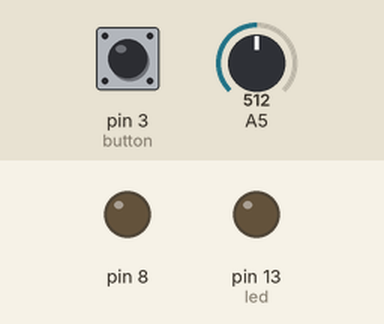
A sketch run on a simulated Arduino Uno, built with avr-gcc and run on an emulated ATmega328P. Parts: output pins drawn as LEDs (lit = HIGH). The test bench sets the inputs (shaded band); at power-on: pin 3 (button) HIGH, A5 = 512.

Above: at 1.2 s.
1.3 s: pin 3 (button) pulled LOW for 0.15 s
At 3.79 s:
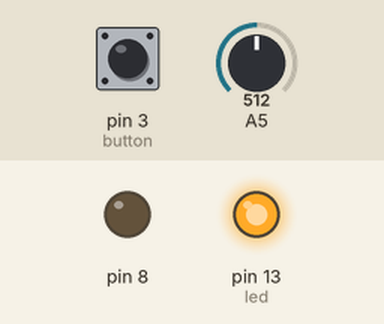
4.4 s: A5 set to 716
7.4 s: pin 3 (button) pulled LOW for 1 s
At 7.9 s:
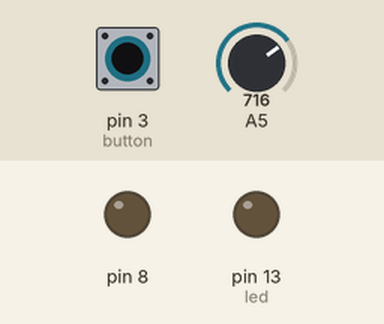
9.9 s: pin 3 (button) pulled LOW for 3.2 s
At 15.39 s:
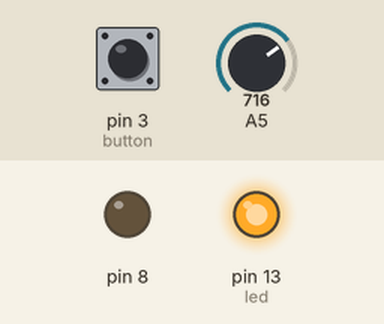
Timing chart, 0 to 16.9 s (numbered marks = the images above; inputs shaded):
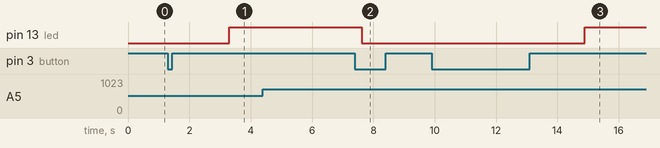

The sketch:

TimbermanDotIno.ino
```cpp
#include "GameActions.h"

#define button  3   /* Push button input pin */
#define ldr     A5  /* LDR input pin */
#define led     13  /* LED output pin */
#define e1      12  /* Left electrode output pin */
#define e2      8   /* Right electrode output pin */

GameActions ga(ldr, e1, e2, 2);

void setup() {
  // put your setup code here, to run once:
  Serial.begin(115200);

  pinMode(button, INPUT_PULLUP);

  pinMode(led, OUTPUT);
  digitalWrite(led, LOW);
}

void loop() {
  if(!digitalRead(button)){
    ga.initGame(2000);

    digitalWrite(led, HIGH);

    ga.setLevel();

    while(digitalRead(button)) ga.processGame(220);

    digitalWrite(led, LOW);

    ga.endGame(1000);
  }

  ga.deactElec(e1);
  ga.deactElec(e2);
}
```

GameActions.cpp
```cpp
#include "Arduino.h"
#include "GameActions.h"

/*
    Constructor
    @param pin: Sensor input pin
    @param el: Left electrode pin
    @param er: Right electrode pin
    @param offset: Position of the sensor (Character's position: 0, above position: 1 ...)
*/
GameActions::GameActions(int pin, int el, int er, int offset){
  sensor_pin = pin;
  el_right = er;
  el_left = el;
  h_offset = offset;
}

/*
    Initialize the game
    @param t: Delay time
*/
void GameActions::initGame(int t){
  fifo = create_fifo();
  presence_counter = 0;

  delay(t);
}

/*
    Read the sensor
    @param pin: Sensor input pin
    @return Sensor read value
*/
int GameActions::readSensor(int pin){
  return analogRead(pin);
}

/*
    Set the level type
    @return Level type
*/
int GameActions::setLevel(){
  int read_sensor = readSensor(sensor_pin);
  if(read_sensor < (morning[MIN] + 10)) lvl = MORNING;
  else if(read_sensor < (afternoon[MIN] + 10)) lvl = AFTERNOON;
  else if(read_sensor < (snow[MIN] + 10)) lvl = SNOW;
  else if(read_sensor < (night[MIN] + 10)) lvl = NIGHT;

  return lvl;
}

/*
    Trigger the electrode
    @param pin: Electrode pin
    @param t: Delay time
*/
void GameActions::triggElec(int pin, int t){
  pinMode(pin, OUTPUT);
  digitalWrite(pin, LOW);
  delay(t);
  pinMode(pin, INPUT);
}

/*
    Deactivate the electrode output (set it as input)
    @param pin: Electrode pin
*/
void GameActions::deactElec(int pin){
  pinMode(pin, INPUT);
}

/*
    Check the presence of a branch
    @param val: Amount of light
    @return Presence or not (1: presence, 0: no presence)
*/
int GameActions::checkPresence(int val){
  if(lvl == MORNING){
    if(val >= morning[CENTER]) return 1;
    else return 0;
  }
  else if(lvl == AFTERNOON){
    if(val >= afternoon[CENTER]) return 1;
    else return 0;
  }
  else if(lvl == NIGHT){
    if(val >= night[CENTER]) return 1;
    else return 0;
  }
  else if(lvl == SNOW){
    if(val >= snow[CENTER]) return 1;
    else return 0;
  }
}

/*
    Process the game
    @param t: Delay time
*/
void GameActions::processGame(int t){
  int light = readSensor(sensor_pin);

  int presence = checkPresence(light);

  put_fifo(fifo, presence, h_offset);

  stat_t s = read_fifo(fifo);

  if(s.height == 1){
    if(s.presence == 1){
      presence_counter = 1;
      triggElec(el_right, TRIGG_TIME);
    }else{
      if(presence_counter == 1){
        presence_counter = 0;
        triggElec(el_right, TRIGG_TIME);
      }else{
        triggElec(el_left, TRIGG_TIME);
      }
    }

    delete_first_fifo(fifo);
  }else{
    triggElec(el_left, TRIGG_TIME);
  }

  dec_height_fifo(fifo);

  delay(t);
}

/*
    End the game
    @param t: Delay time
    @return Sensor read valu
*/
void GameActions::endGame(int t){
  delete_fifo(fifo);

  delay(t);
}
```

GameActions.h
```cpp
#ifndef ACTIONS_H
#define ACTIONS_H

extern "C"{
  #include "fifo.h"
}

#define TRIGG_TIME 20 /* Amount of time to activate the electrode */

/* Level type */
enum lvlType {
  MORNING = 0,
  AFTERNOON,
  NIGHT,
  SNOW
};

/* Light range */
enum lightRange {
  MIN = 0,
  CENTER,
  MAX
};

/* Light range of each level (MIN, CENTER, MAX) */
const int night[3]      = {700, 730, 800};
const int snow[3]       = {515, 590, 661};
const int afternoon[3]  = {450, 520, 700};
const int morning[3]    = {432, 500, 650};

class GameActions{
public:
  GameActions(int pin, int er, int el, int offset); /* Constructor */
  void initGame(int t); /* Initialize the game */
  int readSensor(int pin); /* Read the sensor */
  int setLevel(); /* Set the level type */
  void triggElec(int pin, int t); /* Trigger the electrode */
  void deactElec(int pin); /* Deactivate the electrode output */
  int checkPresence(int val); /* Check the presence of a branch */
  void processGame(int t); /* Process the game */
  void endGame(int t); /* End the game */

private:
  int sensor_pin;
  int lvl;
  int presence_counter;
  int el_right;
  int el_left;
  int h_offset;
  fifo_t* fifo;
};

#endif
```

fifo.c
```cpp
#include "fifo.h"

/* Create a new  fifo buffer */
fifo_t* create_fifo(){
    fifo_t* fifo = (fifo_t*) malloc(sizeof(fifo_t));
    fifo->first = NULL;

    return fifo;
}

/* Put a new node into the fifo buffer */
void put_fifo(fifo_t* fifo, int pres, int h){
    node_t* new_node = (node_t*) malloc(sizeof(node_t));
    new_node->next = NULL;
    new_node->stat.presence = pres;
    new_node->stat.height = h;

    if(fifo->first == NULL) fifo->first = new_node;
    else{
        node_t* temp = fifo->first;

        while(temp->next != NULL) temp = temp->next;

        temp->next = new_node;
    }

    return;
}

/* Read the first node's status of the fifo buffer */
stat_t read_fifo(fifo_t* fifo){
    if(fifo->first == NULL){
        stat_t temp;
        temp.presence = -1;
        temp.height = -1;
        return temp;
    };

    return fifo->first->stat;
}

/* Decrease the parameter "height" of all nodes of the fifo buffer */
int dec_height_fifo(fifo_t* fifo){
    if(fifo->first == NULL) return 0;

    node_t* temp = fifo->first;

    while(temp != NULL){
        if((temp->stat.height) > 0) (temp->stat.height)--;
        temp = temp->next;
    }

    return 1;
}

/* Delete the first node of the fifo buffer */
int delete_first_fifo(fifo_t* fifo){
    if(fifo->first == NULL) return 0;

    node_t* to_be_del = fifo->first;

    fifo->first = fifo->first->next;

    free(to_be_del);

    return 1;
}

/* Delete the entire fifo buffer */
void delete_fifo(fifo_t* fifo){
    node_t* temp = fifo->first;
    node_t* to_be_del;

    while(temp != NULL){
        to_be_del = temp;
        temp = temp->next;
        free(to_be_del);
    }

    free(fifo);
}
```

fifo.h
```cpp
#ifndef FIFO_H
#define FIFO_H

#include <stdio.h>
#include <stdlib.h>

/* Status struct */
typedef struct {
    int presence;
    int height;
} stat_t;

/* Node struct */
typedef struct _node{
    stat_t stat;
    struct _node* next;
} node_t;

/* Fifo buffer struct */
typedef struct {
    node_t* first;
} fifo_t;

fifo_t* create_fifo(); /* Create a new  fifo buffer */
void put_fifo(fifo_t* fifo, int pres, int h); /* Put a new node into the fifo buffer */
stat_t read_fifo(fifo_t* fifo); /* Read the first node's status of the fifo buffer */
int dec_height_fifo(fifo_t* fifo); /* Decrease the parameter "height" of all nodes of the fifo buffer */
int delete_first_fifo(fifo_t* fifo); /* Delete the first node of the fifo buffer */
void delete_fifo(fifo_t* fifo); /* Delete the entire fifo buffer */

#endif
```

Measured:
- after the input at 1.3 s, pin 13 (led): LOW → HIGH after 2.0 s
- after the input at 7.4 s, pin 13 (led): HIGH → LOW after 0.22 s
- after the input at 9.9 s, pin 13 (led): LOW → HIGH after 5.0 s
